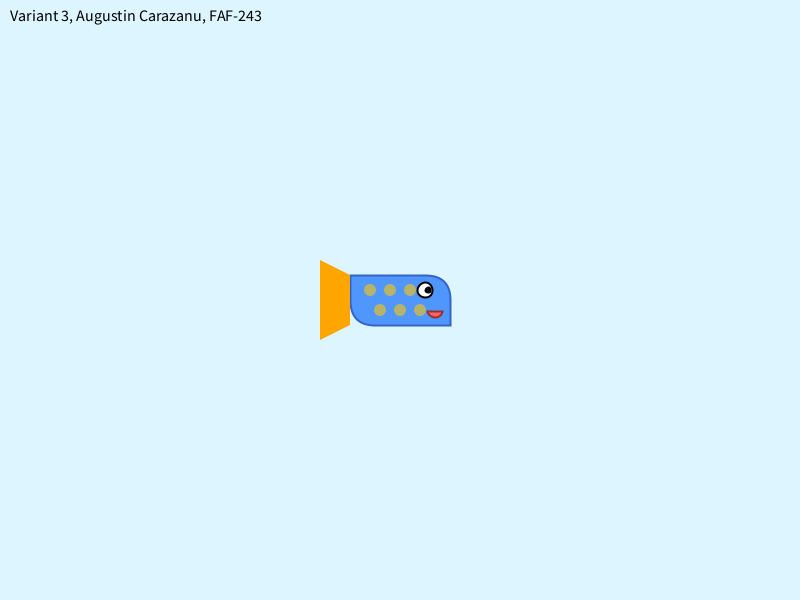
Frame 1 (no input)
Frame 2 (the mouse pressed at the canvas centre, redrawn once): identical to frame 1, image omitted

The Processing sketch that drew this single still picture (run headless with seeded random() and noise(); the mouse was pressed at the canvas centre and the sketch redrawn once):

// Processing sketch: task1
// ── task1.pde
void setup() {
  size(800, 600);
  noLoop();
}

void draw() {
  background(220, 245, 255);
  
  fill(0);
  textSize(16);
  textAlign(LEFT, TOP);
  text("Variant 3, Augustin Carazanu, FAF-243", 10, 10);
  
  drawCreature(width / 2, height / 2);
}

void drawCreature(float x, float y) {
  
  pushMatrix();
  translate(x - 50, y - 25); 

  fill(80, 150, 255);
  stroke(50, 100, 200);
  strokeWeight(2);
  rect(0, 0, 100, 50, 0, 25, 0, 25);

  fill(255, 165, 0);
  noStroke();
  quad(0, 0, -30, -15, -30, 65, 0, 50);

  fill(255);
  stroke(0);
  circle(75, 15, 15);
  fill(0);
  circle(78, 15, 5);

  fill(255, 100, 100);
  stroke(150, 50, 50);
  arc(85, 35, 15, 15, 0.2, PI - 0.2, CHORD);
  
  fill(255, 200, 0, 150);
  noStroke();
  for (int i = 0; i < 3; i++) {
    float scaleX = 20 + i * 20;
    circle(scaleX, 15, 12);
    circle(scaleX + 10, 35, 12);
  }

  popMatrix();
}
